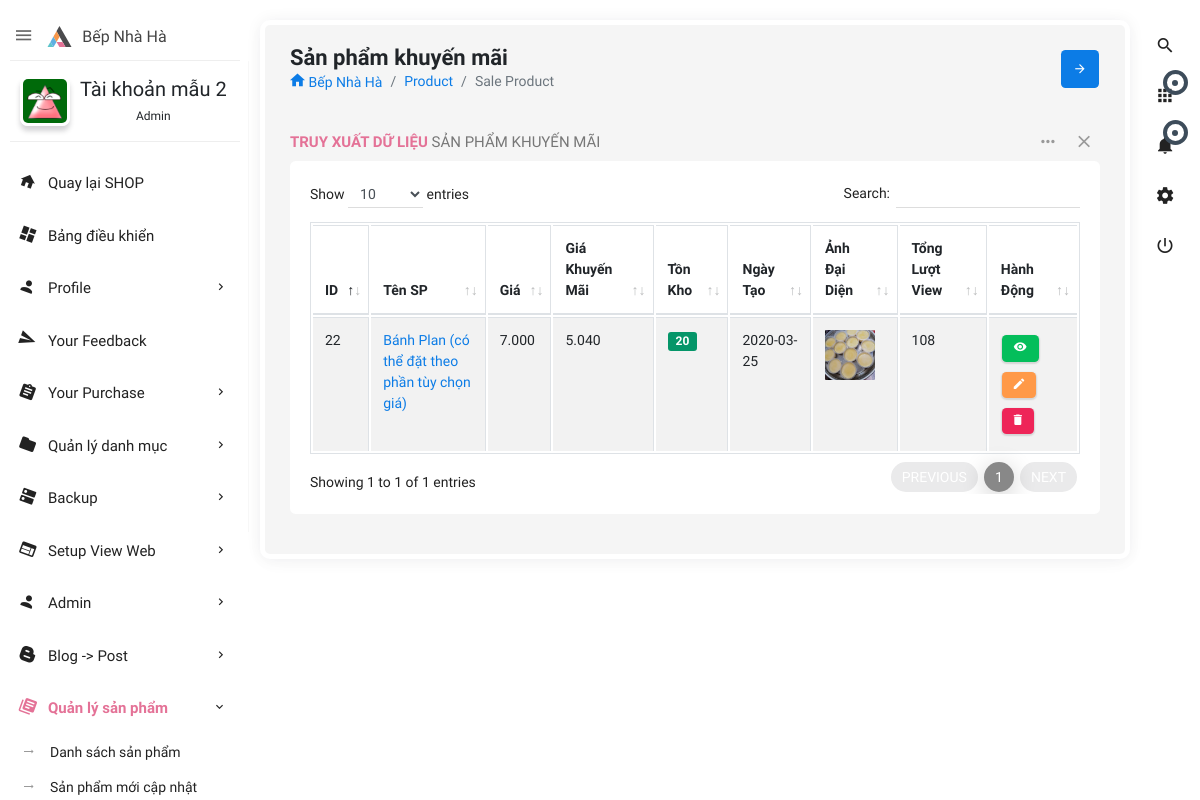
Screenshot of /admin.php?controller=product&action=saleproduct (signed in) with the database file from the repository.
### tables this page shows
CREATE TABLE IF NOT EXISTS `users` (
  `id` int(11) NOT NULL AUTO_INCREMENT,
  `user_username` varchar(50) DEFAULT NULL,
  `user_password` varchar(100) DEFAULT NULL,
  `user_name` varchar(255) DEFAULT NULL,
  `role_id` int(11) NOT NULL DEFAULT 0,
  `user_avatar` varchar(550) DEFAULT 'author-auto.png',
  `user_email` varchar(255) DEFAULT NULL,
  `user_phone` varchar(20) DEFAULT NULL,
  `user_address` varchar(200) DEFAULT NULL,
  `createDate` datetime DEFAULT NULL,
  `verified` int(11) NOT NULL DEFAULT 0,
  `verificationCode` varchar(500) DEFAULT NULL,
  `editTime` datetime DEFAULT NULL,
  PRIMARY KEY (`id`),
  KEY `fk_id_role` (`role_id`)
);

CREATE TABLE IF NOT EXISTS `products` (
  `id` int(11) NOT NULL AUTO_INCREMENT,
  `product_name` varchar(500) DEFAULT NULL,
  `product_typeid` int(11) NOT NULL,
  `category_id` int(11) DEFAULT NULL,
  `sub_category_id` int(11) DEFAULT NULL,
  `supply_id` int(11) DEFAULT NULL,
  `product_description` longtext DEFAULT NULL,
  `product_price` int(11) NOT NULL,
  `total_stock` int(11) NOT NULL DEFAULT 0,
  `product_color` varchar(255) DEFAULT NULL,
  `product_material` varchar(255) DEFAULT NULL,
  `product_size` varchar(100) DEFAULT NULL,
  `product_detail` longtext DEFAULT NULL,
  `createBy` varchar(100) DEFAULT NULL,
  `createDate` date DEFAULT NULL,
  `editBy` varchar(100) DEFAULT NULL,
  `editDate` datetime DEFAULT NULL,
  `totalView` int(11) DEFAULT 0,
  `saleoff` tinyint(11) DEFAULT 0,
  `percentoff` int(11) DEFAULT NULL,
  `img1` varchar(255) DEFAULT NULL,
  `img2` varchar(255) DEFAULT NULL,
  `img3` varchar(255) DEFAULT NULL,
  `img4` varchar(255) DEFAULT NULL,
  `slug` varchar(255) NOT NULL,
  PRIMARY KEY (`id`),
  KEY `fk_category_id` (`category_id`),
  KEY `fk_supply_id` (`supply_id`),
  KEY `fk_type_id` (`product_typeid`),
  KEY `fk_id_sub_category` (`sub_category_id`)
);

### admin/controllers/product/saleproduct.php (called while the page is built, shortened)
<?php
$productNav = 'class="active open"';
require('admin/views/product/saleproduct.php');

### lib/config/database.php (called while the page is built, shortened)
<?php
if (isset($_SESSION['user'])) {
    $userNav = $_SESSION['user']['id'];
}
try {
    $linkConnectDB = connect();
} catch (Exception $e) {
    die($e->getMessage());
}
function connect(): mysqli
{
        $linkConnectDB = new mysqli(DB_HOST, DB_USER, DB_PASS, DB_NAME, DB_PORT);
        $linkConnectDB->set_charset('utf8mb4');
        return $linkConnectDB;
}
function executeQuery(string $sql, array $params = []): mysqli_stmt
{
    global $linkConnectDB;
    $stmt = $linkConnectDB->prepare($sql);
    if (!$stmt->execute()) {
        throw new Exception('Execute error: ' . $stmt->error);
    }
    return $stmt;
}

### lib/model.php (called while the page is built, shortened)
<?php
require('config/database.php');
function getRecord(string $table, $id, string $select = '*'): false|array|null
{
    $id = intval($id);
    $sql = "SELECT $select FROM `$table` WHERE id=$id";
    $query = executeQuery($sql);
    $result = $query->get_result()->fetch_assoc();
    return $result;
}
function getAll(string $table, array $options = []): array
{
    $select = $options['select'] ?? '*';
    $where = isset($options['where']) ? 'WHERE ' . $options['where'] : '';
    $order_by = isset($options['order_by']) ? 'ORDER BY ' . $options['order_by'] : '';
    $limit = isset($options['offset']) && isset($options['limit']) ? 'LIMIT ' . $options['offset'] . ',' . $options['limit'] : '';
    $sql = "SELECT $select FROM `$table` $where $order_by $limit";
    $query = executeQuery($sql);
    $result = $query->get_result()->fetch_all(MYSQLI_ASSOC);
    return $result;
}

### admin/controllers/shared/statistics.php (called while the page is built, shortened)
<?php
$options_user = [
    'order_by' => 'editTime DESC',
];
$users = getAll('users', $options_user);

### admin/views/product/tableofSaleproduct.php (the view, shortened to what this page needs)
<?php
$options = [
    'where' => 'product_typeid = 3',
    'order_by' => 'createDate',
];
$products = getAll('products', $options); ?>
<div class="row clearfix">
    <div class="col-lg-12">
        <div class="card">
            <div class="header">
                <h2><strong>Truy Xuất Dữ Liệu</strong> Sản Phẩm Khuyến Mãi </h2>
                <ul class="header-dropdown">
                    <li class="dropdown"> <a href="javascript:void(0);" class="dropdown-toggle" data-toggle="dropdown" role="button" aria-haspopup="true" aria-expanded="false"> <i class="zmdi zmdi-more"></i> </a>
                    </li>
                    <li class="remove">
                        <a role="button" class="boxs-close"><i class="zmdi zmdi-close"></i></a>
                    </li>
                </ul>
            </div>
            <div class="body">
                <div class="table-responsive">
                    <table class="table table-bordered table-striped table-hover js-basic-example dataTable">
                        <thead>
                            <tr>
                                <th>ID</th>
                                <th>Tên SP</th>
                                <th>Giá</th>
                                <th>Giá Khuyến Mãi</th>
                                <th>Tồn Kho</th>
                                <th>Ngày Tạo</th>
                                <th>Ảnh Đại Diện</th>
                                <th>Tổng Lượt View</th>
                                <th>Hành Động</th>
                            </tr>
                        </thead>
                        <tbody>
                            <?php foreach ($products as $product) : ?>
                                <tr>
                                    <td><?= $product['id'] ?></td>
                                    <td><a href="admin.php?controller=product&amp;action=edit&amp;product_id=<?= $product['id']; ?>"><?= $product['product_name']; ?></a></td>
                                    <td><?= $product ? number_format($product['product_price'], 0, ',', '.') : 0; ?></td>
                                    <td><?= number_format(($product['product_price']) - ($product['product_price']) * ($product['percentoff']) / 100, 0, ',', '.') ?></td>
                                    <td><span class="badge" style="font-size:12px; font-weight:600; padding:4px 8px; background: <?= ($product['total_stock'] ?? 0) > 0 ? '#059669' : '#dc2626' ?>; color:#fff;"><?= $product['total_stock'] ?? 0 ?></span></td>
                                    <td><?= $product['createDate'] ?></td>
                                    <td><?= '<image src="public/upload/products/' . $product['img1'] . '?time=' . time() . '" style="max-width:50px;" />'; ?></td>
                                    <td><?= $product['totalView'] ?></td>
                                    <td><a href="product/<?= $product['id']; ?>-<?= $product['slug'] ?>" target="_blank" class="btn btn-success waves-effect waves-float btn-sm waves-green"><i class="zmdi zmdi-eye"></i></a>
                                        <a href="admin.php?controller=product&amp;action=edit&amp;product_id=<?= $product['id']; ?>" class="btn btn-warning waves-effect waves-float btn-sm waves-green"><i class="zmdi zmdi-edit"></i></a>
                                        <a onclick="return confirm('Are you sure to delete?')" href="admin.php?controller=product&amp;action=delete&amp;product_id=<?= $product['id'] ?>" class="btn btn-danger waves-effect waves-float btn-sm waves-red"><i class="zmdi zmdi-delete"></i></a></td>
                                </tr>
                            <?php endforeach; ?>
                        </tbody>
                    </table>
                </div>
            </div>
        </div>
    </div>
</div>

### admin/views/shared/leftnavbar.php (shortened to what this page needs)
<aside id="leftsidebar" class="sidebar">
    <div class="navbar-brand">
        <button class="btn-menu ls-toggle-btn" type="button"><i class="zmdi zmdi-menu"></i></button>
        <a href="index.php"><img src="admin/themes/images/logo.svg" width="25" alt="Aero"><span class="m-l-10">Bếp Nhà Hà</span></a>
    </div>
    <div class="menu">
        <ul class="list">
            <li>
                <div class="user-info">
                    <a class="image" href="admin.php?controller=user&action=info&user_id=<?= $userNav ?>"><img src="public/upload/images/<?= $userInfoNav['user_avatar'] ?>" alt="User"></a>
                    <div class="detail">
                        <h4><?= $userInfoNav['user_name'] ?></h4>
                        <small><?php if ($userInfoNav['role_id'] == 1) {
                            echo 'Admin';
                        } elseif ($userInfoNav['role_id'] == 2) {
                            echo 'Moderator';
                        } else {
                            echo "User";
                        } ?></small>
                    </div>
                </div>
            </li>
            <li class="open"><a href="<?= PATH_URL ?>home" target="_blank"><i class="zmdi zmdi-home"></i><span>Quay lại SHOP</span></a></li>
            <li <?= $homeNav ?? '' ?>><a href="admin.php"><i class="zmdi zmdi-view-dashboard"></i><span>Bảng điều khiển</span></a></li>
            <li <?php if (isset($nav_profile)) {
                echo $nav_profile;
            } ?>><a href="javascript:void(0);" class="menu-toggle"><i class="zmdi zmdi-account"></i><span>Profile</span></a>
            </li>
            <li <?= $yourFeedback ?? '' ?>><a href="admin.php?controller=feedback&action=myfeedback"><i class="zmdi zmdi-mail-send"></i><span>Your Feedback</span></a></li>
            <li <?= $yourPurchaseNav ?? '' ?>><a href="javascript:void(0);" class="menu-toggle"><i class="zmdi zmdi-assignment"></i><span>Your Purchase</span></a>
            </li>
            <?php if ($userInfoNav['role_id'] != 0) :
                if ($userInfoNav['role_id'] == 1) : ?>
                    <li <?= $navCategory ?? ''; ?>> <a href="javascript:void(0);" class="menu-toggle"><i class="zmdi zmdi-folder"></i><span>Quản lý danh mục</span></a>
                    </li>
                    <li <?= $backupDbClass ?? '' ?>><a href="javascript:void(0);" class="menu-toggle"><i class="zmdi zmdi-dns"></i><span>Backup</span></a>
                    </li>
                    <li <?= $navHF ?? '' ?>><a href="javascript:void(0);" class="menu-toggle"><i class="zmdi zmdi-view-web"></i><span>Setup View Web</span></a>
                    </li>
                    <li <?= $adminNav ?? '' ?>><a href="javascript:void(0);" class="menu-toggle"><i class="zmdi zmdi-account"></i><span>Admin</span></a>
                    </li>
                <?php endif; ?>
                <li <?= $postNav ?? '' ?>><a href="javascript:void(0);" class="menu-toggle"><i class="zmdi zmdi-blogger"></i><span>Blog -> Post</span></a>
                </li>
                <li <?= $productNav ?? '' ?>> <a href="javascript:void(0);" class="menu-toggle"><i class="zmdi zmdi-collection-text"></i><span>Quản lý sản phẩm</span></a>
                    <ul class="ml-menu">
                        <li><a href="admin.php?controller=product">Danh sách sản phẩm</a></li>
                        <li><a href="admin.php?controller=product&action=update">Sản phẩm mới cập nhật</a></li>
                    </ul>
                </li>
            <?php endif; ?>
        </ul>
    </div>
</aside>

### rows the page displays
users: user_avatar (picture), user_name "Tài khoản mẫu 2"
products: id "22", product_name "Bánh Plan (có thể đặt theo phần tùy chọn giá)", product_price "7.000", product_price+percentoff "5.040", total_stock "20", createDate "2020-03-25", img1 (picture), totalView "108"
